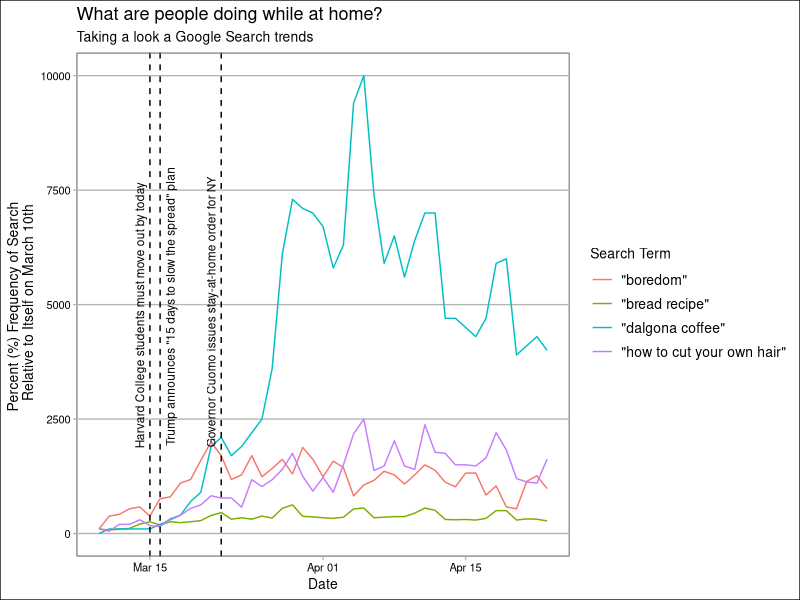

Recreate this plot in R.
## ---- chunk 1
knitr::opts_chunk$set(echo = FALSE)
library(scales)
library(ggthemes)
library(lubridate)
library(tidyverse)
## ---- chunk 2
bread <- read_csv("data-sources/bread.csv",
         skip = 1,
         col_types = cols(
  Day = col_date(format = ""),
  `bread recipe: (United States)` = col_double()
)) %>%
  rename(bread = `bread recipe: (United States)`) %>%
  mutate(bread = bread / 16 * 100)
## ---- chunk 3
hair <- read_csv("data-sources/hair.csv",
         skip = 1,
         col_types = cols(
  Day = col_date(format = ""),
  `how to cut your own hair: (United States)` = col_double()
)) %>%
  rename(hair = `how to cut your own hair: (United States)`) %>%
  mutate(hair = hair / 4 * 100)
## ---- chunk 4
dalgona <- read_csv("data-sources/dalgona.csv",
         skip = 1,
         col_types = cols(
  Day = col_date(format = ""),
  `dalgona coffee: (United States)` = col_double()
)) %>%
  rename(dalgona = `dalgona coffee: (United States)`) %>%
  mutate(dalgona = dalgona * 100)

## ---- chunk 5

boredom <- read_csv("data-sources/boredom.csv",
                    skip = 1,
                    col_types = cols(
  Day = col_date(format = ""),
  `boredom: (United States)` = col_double()
)) %>%
  rename(boredom = `boredom: (United States)`) %>%
  mutate(boredom = boredom / 5 * 100)
## ---- chunk 6

home_life <- boredom %>%
  left_join(dalgona, by = "Day") %>%
  left_join(hair, by = "Day") %>%
  left_join(bread, by = "Day") %>%
  tail(-44) %>%
  rename(date = Day) %>%
  pivot_longer(-date, names_to = "search", values_to = "frequency")

events <- tibble(time = c(ymd(20200314),
                              ymd(20200317),
                              ymd(20200321)),
                     text = c('Harvard College students must move out by today',
                              'Trump announces "15 days to slow the spread" plan',
                              'Governor Cuomo issues stay-at-home order for NY'))

life_search_terms <- home_life %>%
  ggplot() +
  geom_line(aes(x = date, y = frequency, color = search)) + 
  geom_vline(xintercept=as.numeric(home_life$date[c(24, 25, 49)]),
                linetype=2, colour="black") +
  theme_calc() +
  labs(title = "What are people doing while at home?",
       subtitle = "Taking a look a Google Search trends",
       y = "Percent (%) Frequency of Search \n\ Relative to Itself on March 10th",
       x = "Date") +
  scale_color_discrete(name = "Search Term", labels = c('"boredom"',
                                                        '"bread recipe"',
                                                        '"dalgona coffee"',
                                                        '"how to cut your own hair"')) +
  geom_text(data = events, mapping = aes(label = text, y = 700, x = time), 
            angle = 90,
            hjust = -0.20,
            size = 3)
